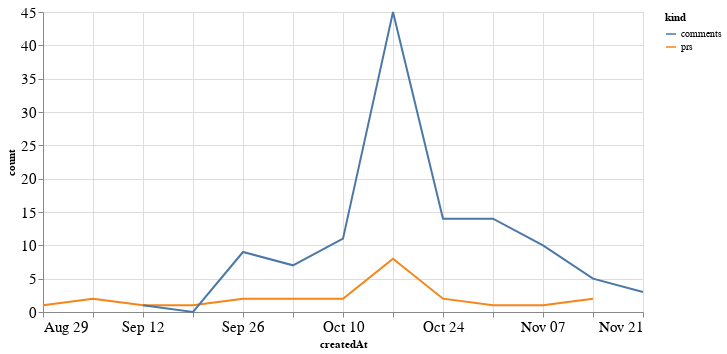

Write notebook code for a chart like this one.
### Code cell
alt.Chart(total_time, width=600).mark_line().encode(
    x='createdAt',
    y='count',
    color='kind'
)

### Figure 1 — Vega-Lite specification as saved in the notebook (floating-point values rounded to 4 significant figures)
{"config": {"axisLeft": {"labelFontSize": 15}, "axisBottom": {"labelFontSize": 15}}, "data": {"name": "data-8a242292687fda9d05fdb38dd23ddd0b"}, "mark": "line", "encoding": {"color": {"type": "nominal", "field": "kind"}, "x": {"type": "temporal", "field": "createdAt"}, "y": {"type": "quantitative", "field": "count"}}, "width": 600, "$schema": "https://vega.github.io/schema/vega-lite/v4.8.1.json", "datasets": {"data-8a242292687fda9d05fdb38dd23ddd0b": [{"createdAt": "2021-08-29T00:00:00", "kind": "prs", "count": 1.0}, {"createdAt": "2021-09-05T00:00:00", "kind": "prs", "count": 2.0}, {"createdAt": "2021-09-12T00:00:00", "kind": "prs", "count": 1.0}, {"createdAt": "2021-09-19T00:00:00", "kind": "prs", "count": 1.0}, {"createdAt": "2021-09-26T00:00:00", "kind": "prs", "count": 2.0}, {"createdAt": "2021-10-03T00:00:00", "kind": "prs", "count": 2.0}, {"createdAt": "2021-10-10T00:00:00", "kind": "prs", "count": 2.0}, {"createdAt": "2021-10-17T00:00:00", "kind": "prs", "count": 8.0}, {"createdAt": "2021-10-24T00:00:00", "kind": "prs", "count": 2.0}, {"createdAt": "2021-10-31T00:00:00", "kind": "prs", "count": 1.0}, {"createdAt": "2021-11-07T00:00:00", "kind": "prs", "count": 1.0}, {"createdAt": "2021-11-14T00:00:00", "kind": "prs", "count": 2.0}, {"createdAt": "2021-11-21T00:00:00", "kind": "prs", "count": null}, {"createdAt": "2021-08-29T00:00:00", "kind": "comments", "count": null}, {"createdAt": "2021-09-05T00:00:00", "kind": "comments", "count": null}, {"createdAt": "2021-09-12T00:00:00", "kind": "comments", "count": 1.0}, {"createdAt": "2021-09-19T00:00:00", "kind": "comments", "count": 0.0}, {"createdAt": "2021-09-26T00:00:00", "kind": "comments", "count": 9.0}, {"createdAt": "2021-10-03T00:00:00", "kind": "comments", "count": 7.0}, {"createdAt": "2021-10-10T00:00:00", "kind": "comments", "count": 11.0}, {"createdAt": "2021-10-17T00:00:00", "kind": "comments", "count": 45.0}, {"createdAt": "2021-10-24T00:00:00", "kind": "comments", "count": 14.0}, {"createdAt": "2021-10-31T00:00:00", "kind": "comments", "count": 14.0}, {"createdAt": "2021-11-07T00:00:00", "kind": "comments", "count": 10.0}, {"createdAt": "2021-11-14T00:00:00", "kind": "comments", "count": 5.0}, {"createdAt": "2021-11-21T00:00:00", "kind": "comments", "count": 3.0}]}}
